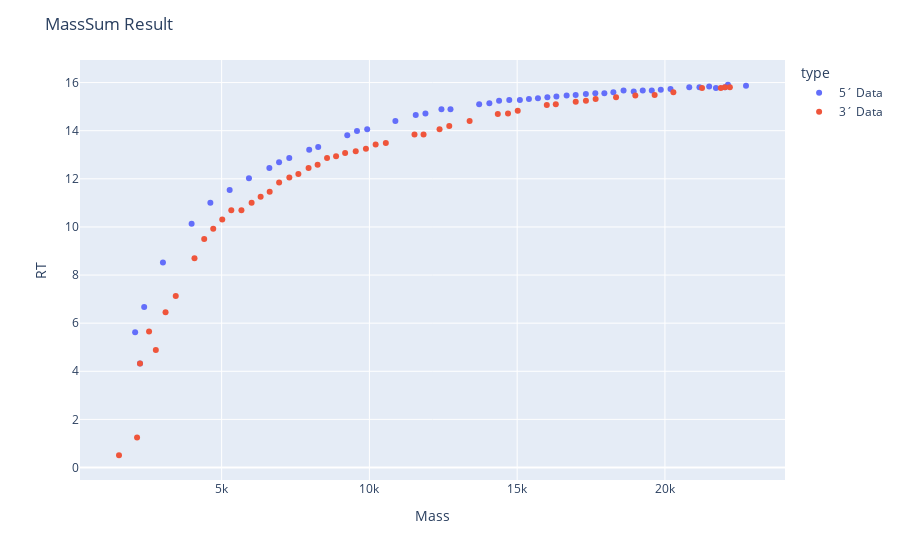

Write notebook code for a chart like this one.
### Code cell
isoform_idx = 0

full_mass = df_homo_deg.sort_values('Vol', ascending=False).iloc[isoform_idx].Mass
df_masssum_3p, df_masssum_5p = mass_sum(df_3p_top, df_5p_top, full_mass=full_mass)
plotly_zones(df_masssum_5p, df_masssum_3p,
             names=["5´ Data", "3´ Data"],
             title='MassSum Result')
